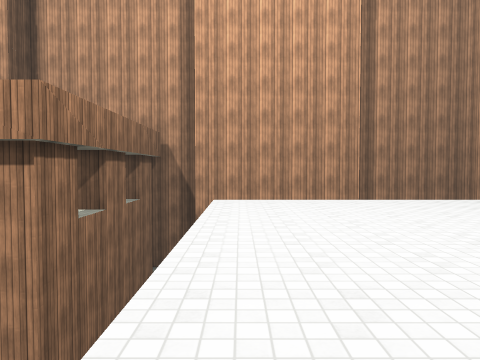
[1] (above)

24 first-person views from a walk through a 3-D level made in the Unity game engine. The camera is 1.3 m above the floor, tilts 2° down and sees 70° across. The floor is counted in squares, 2 m on a side. Each view is taken from the middle of a square. On the plan, view 1 faces up. The plan holds only what a view shows up to about 10 squares ahead; the rest is blank. The place goes on beyond the plan. The player character is not drawn. Surface patterns are stand-ins for the level's own textures.

[2]
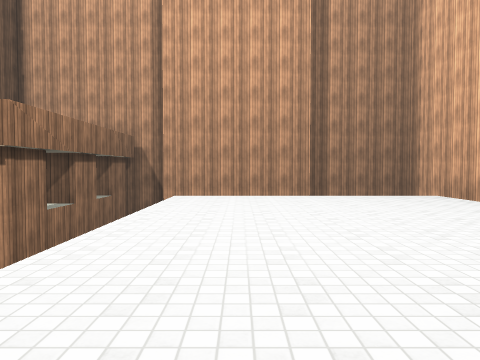

[3]
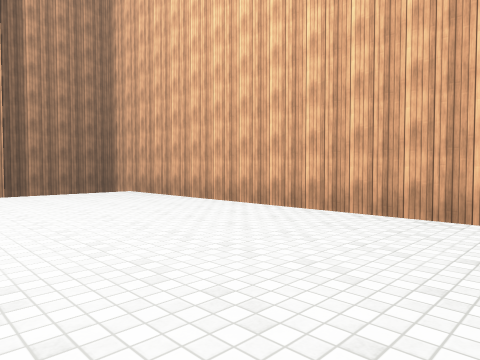

[4]
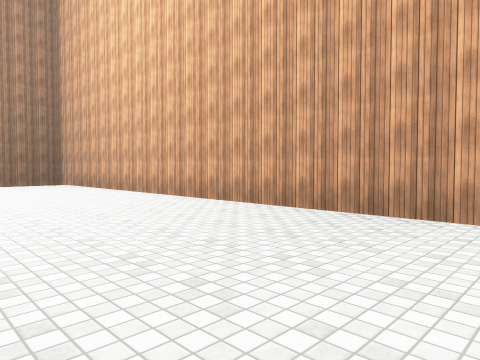

[5]
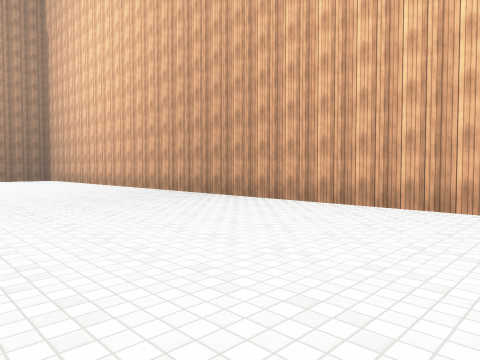

[6]
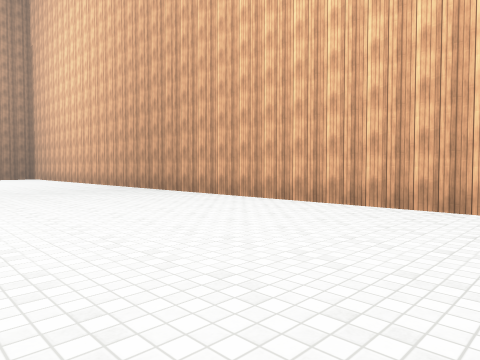

[7]
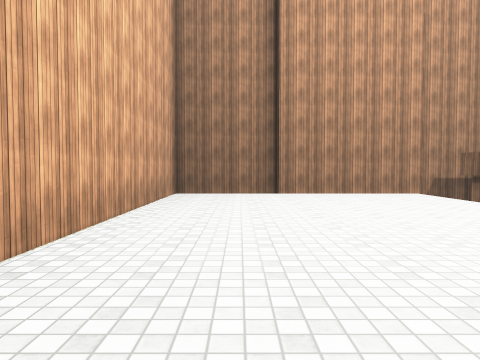

[8]
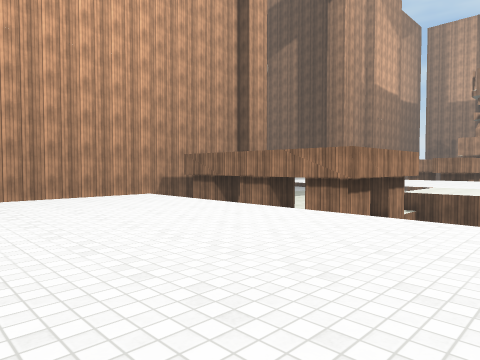

[9]
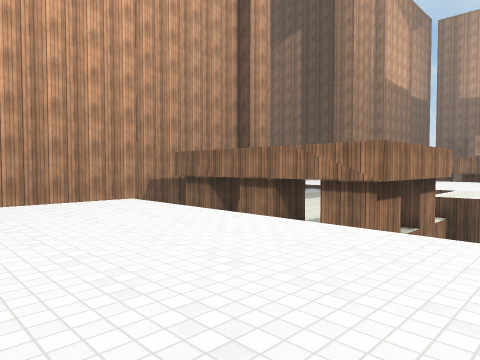

[10]
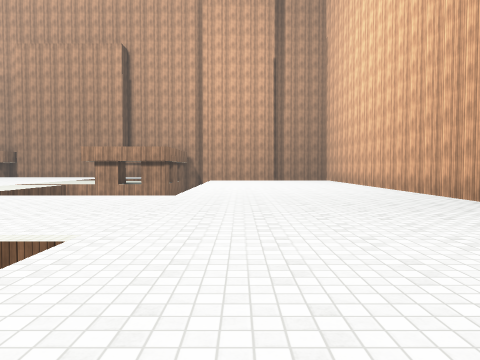

[11]
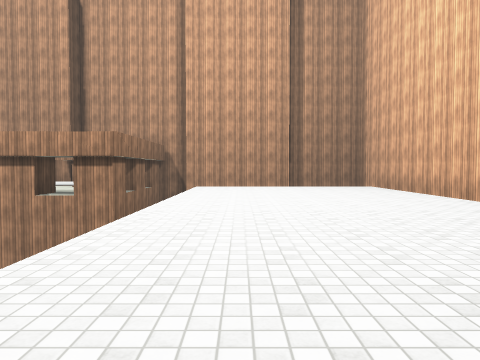

[12]
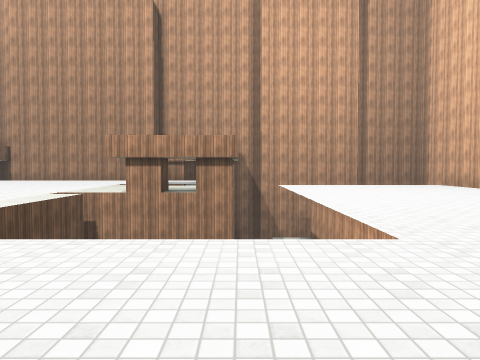

[13]
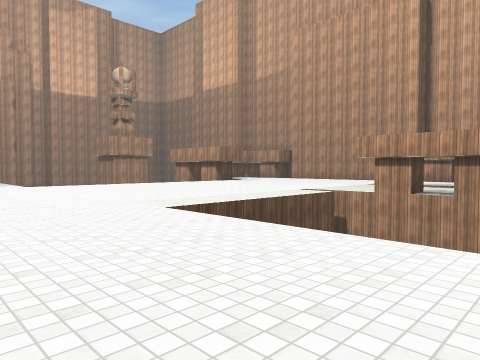

[14]
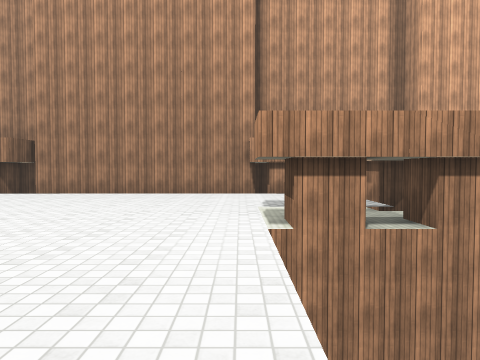

[15]
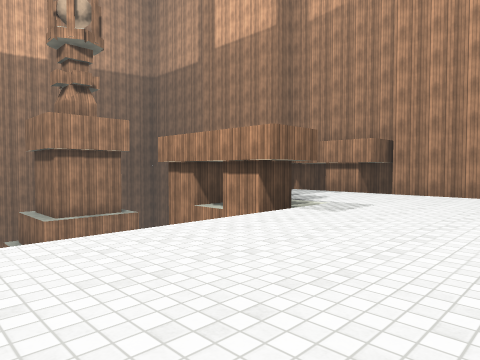

[16]
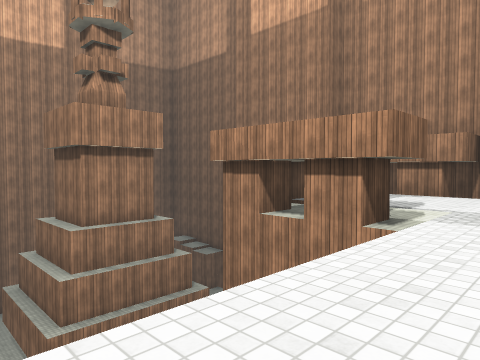

[17]
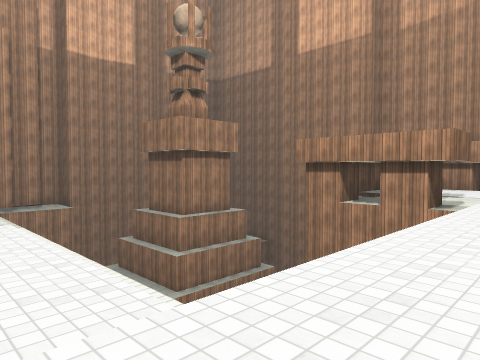

[18]
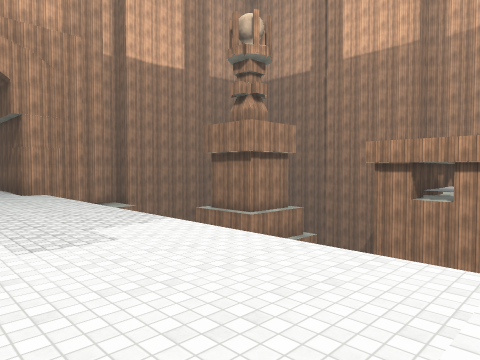

[19]
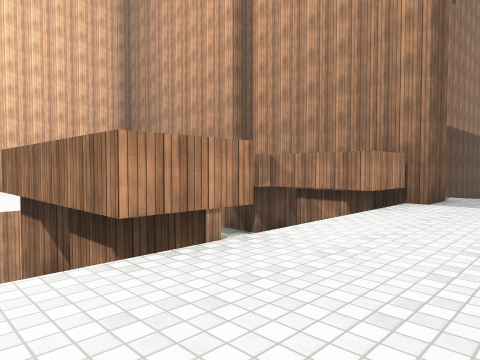

[20]
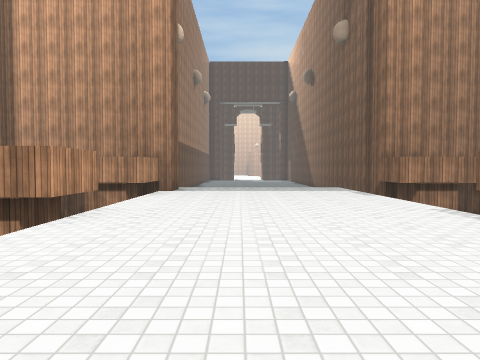

[21]
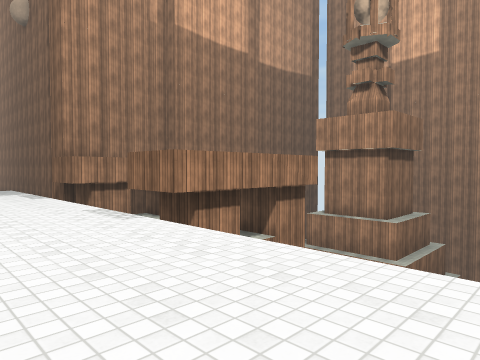

[22]
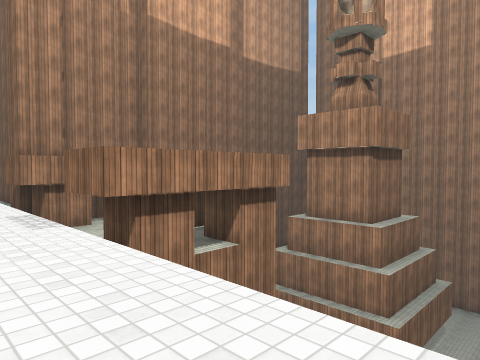

[23]
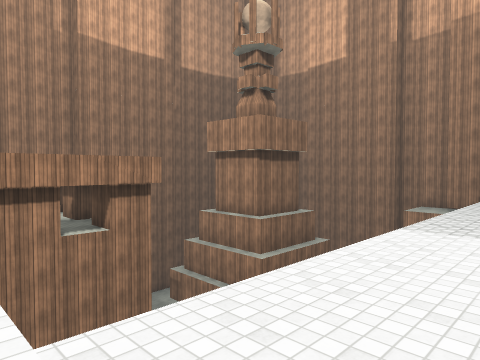

[24]
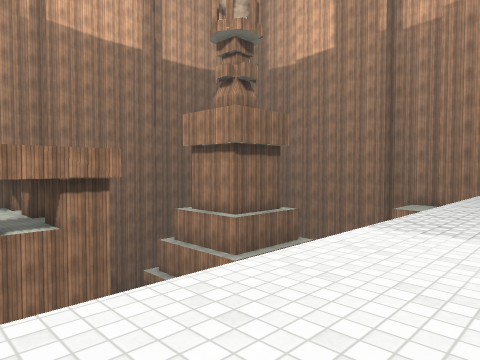

### Floor plan
Key: @ floor where view 1 was taken; # wall or solid block; . main floor; : floor 0.25 m higher than the main floor; v drop or lower ground.
Columns run from 22 left of view 1 to 6 right of it. Each row starts with its distance up from view 1.
 10                          ##
  9         ########## #######vvv
  8         ##...    ###vv   v  v
  7         #::::::::: #v v.....#
  6        ##::::::::: #vv......#
  5     v  ####::::::###vv......#
  4    vv  ###.::::::###vv......#
  3    vv      ::::::    v......#
  2  vvvv      ::::::    v......#
  1 vvvvv      ::::::    v......#
  0            ::::::    v@.....#
 -1            ::::::    v......#
 -2            ::::::    v......#
 -3 ...........::::::...........#
 -4 ...........::::::...........#
 -5    ........: ::::...........#
 -6        ....:      ..........#
 -7   .........:        ........#
 -8  vvvvvvvvvv:         v......#
 -9            ::::      v......#
-10            :::::      ......#
-11 vv         ::::::    v......#
-12  vvvv      ::::::    v......#
-13   vvv  ####::::::###vv......#
-14    vv  ####::::::####v......#
-15     v  ##  :::::: v##v......#
-16         #v ::::::vv##v......#
-17         ###::::::#### ......#
-18         ###::::::#### vvvv  v
-19           #:::::##  ######  v
-20           v:   ::
-21                 v

Positions as (right, up) in squares from view 1, and headings:
1: (0, 0), facing up
2: (1, -1), facing up
3: (1, -2), facing up-right
4: (1, -7), facing up-right
5: (0, -12), facing up-right
6: (0, -15), facing up-right
7: (4, -9), facing down
8: (4, -10), facing down-left
9: (3, -11), facing down-left
10: (1, -11), facing up
11: (1, -5), facing up
12: (-2, -6), facing up
13: (-1, -6), facing up-left
14: (-6, -1), facing up
15: (-8, -1), facing up-left
16: (-10, -1), facing up-left
17: (-10, -4), facing up-left
18: (-11, -6), facing up-left
19: (-8, -12), facing down-right
20: (-8, -9), facing down
21: (-9, -9), facing down-left
22: (-10, -9), facing down-left
23: (-11, -6), facing down-left
24: (-12, -6), facing down-left
